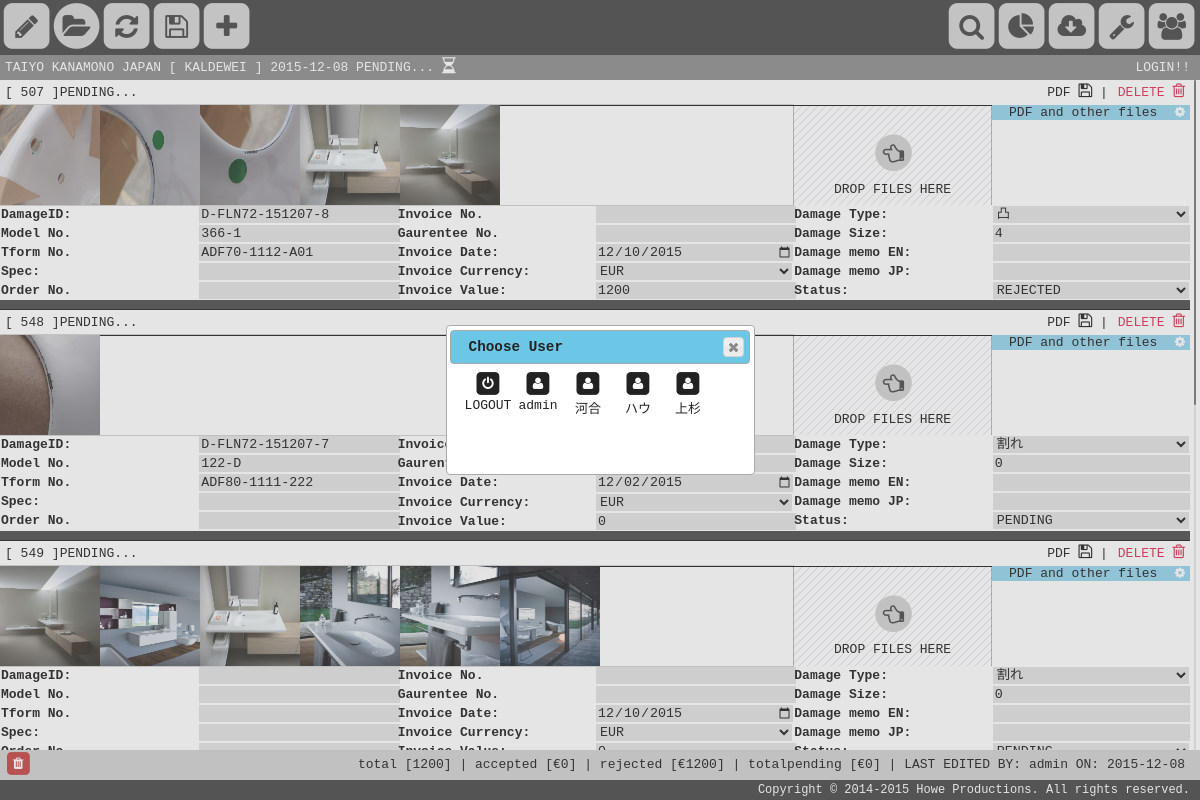
Page /index.php?cid=20 on the committed database.
### tables this page shows
CREATE TABLE IF NOT EXISTS `recordmaster` (
  `id` int(11) NOT NULL AUTO_INCREMENT,
  `makerName` varchar(50) NOT NULL,
  `date` date DEFAULT NULL,
  `status` int(11) NOT NULL,
  `editedBy` varchar(20) NOT NULL,
  `modified` date DEFAULT NULL,
  PRIMARY KEY (`id`)
);

CREATE TABLE IF NOT EXISTS `records` (
  `id` int(11) NOT NULL AUTO_INCREMENT,
  `id_recordMaster` int(11) NOT NULL,
  `id_dmg` varchar(50) NOT NULL,
  `modelNo` varchar(50) NOT NULL,
  `tformNo` varchar(30) NOT NULL,
  `orderNo` varchar(50) NOT NULL,
  `spec` varchar(100) NOT NULL,
  `invoiceNo` varchar(50) NOT NULL,
  `invoiceDate` date DEFAULT NULL,
  `invoiceGntNo` varchar(50) NOT NULL,
  `invoiceValue` double NOT NULL,
  `damageType` int(11) NOT NULL,
  `damageSize` double NOT NULL,
  `damageMemoEn` varchar(150) NOT NULL,
  `damageMemoJp` varchar(150) NOT NULL,
  `currency` varchar(20) NOT NULL,
  `flgPending` int(11) NOT NULL,
  PRIMARY KEY (`id`)
);

CREATE TABLE IF NOT EXISTS `users` (
  `id` int(11) NOT NULL AUTO_INCREMENT,
  `userName` varchar(20) NOT NULL,
  PRIMARY KEY (`id`)
);

### index.php (the view, shortened to what this page needs)
	<!DOCTYPE HTML>
	<html lang="jp">
	<head>
			<?php
include_once '/master/config.php'; ?>
	</head>
	<body>
		<div id='wrapper'>
				<div class='contents'>
					<?php
			if(isset($_GET['cid'])){
				$recMasterId = $_GET['cid'];
			} else {
				$recMasterId = "";
				echo "<input id='cidHidden' value=''>";
			}
			?>
						<div id='outterBox'>
							<div id='mainWindow'>
								<div id='mainWindowNavi'>
									<span style='display: block; float: left;'>
							<a href='#' id='addNewClaimBtn' class='btnLarge' style='float: left;' data-tooltip='Add New Claim'>
								<span class="btn fa-stack fa-lg" style=''>
									<i class="fa fa-square fa-stack-2x"></i>
									<i class="fa fa-pencil fa-stack-1x fa-inverse btnLargeText"></i>
								</span>
									</a>
									<a href='#' id='listRecordsBtn' class='btnLarge' style='float: left;' data-tooltip='Choose Record'>
										<span class="btn fa-stack fa-lg" style=''>
									<i class="fa fa-circle fa-stack-2x"></i>
									<i class="fa fa-folder-open fa-stack-1x fa-inverse btnLargeText"></i>
								</span>
									</a>
									</span>
									<?php
							if($recMasterId == ""){
							} else {
							echo "<span style='display: block; float: left;'>
								<a href='#' id='refreshBtn' class='refreshBtn btnLarge' style='float: left;' data-tooltip='Refresh'>
									<span class='btn fa-stack fa-lg' style=''>
										<i class='fa fa-square fa-stack-2x'></i>
										<i class='fa fa-refresh fa-stack-1x fa-inverse btnLargeText'></i>
									</span>
								</a>
								<a href='#' id='saveBtn' class='btnLarge' style='float: left;' data-tooltip='Save Record (ctrl+s)'>
									<span class='btn fa-stack fa-lg' style=''>
										<i class='fa fa-square fa-stack-2x'></i>
										<i class='fa fa-save fa-stack-1x fa-inverse btnLargeText' style=''></i>
									</span>
								</a>
								<a href='#' class='btnLarge addRecord' style='float: left;' data-tooltip='Add Item'>
									<span class='btn fa-stack fa-lg' style=''>
										<i class='fa fa-square fa-stack-2x'></i>
										<i class='fa fa-plus fa-stack-1x fa-inverse btnLargeText' style=''></i>
									</span>
								</a>
								";
						echo "</span>";
								}
						?>
										<span style='display: block; float: right; margin-right: 5px;'>
							<a href='#' class='btnLarge' style='float: left;' data-tooltip='Search'>
								<span class="btn fa-stack fa-lg" style=''>
									<i class="fa fa-square fa-stack-2x"></i>
									<i class="fa fa-search fa-stack-1x fa-inverse btnLargeText"></i>
								</span>
										</a>
										<a href='#' class='btnLarge' style='float: left;' data-tooltip='View Stats'>
											<span class="btn fa-stack fa-lg" style=''>
									<i class="fa fa-square fa-stack-2x"></i>
									<i class="fa fa-pie-chart fa-stack-1x fa-inverse btnLargeText"></i>
								</span>
										</a>
										<a href='#' id='downloadBtn' class='btnLarge' style='float: left;' data-tooltip='Download PDF, EXEL, PRINT'>
											<span class="btn fa-stack fa-lg" style=''>
									<i class="fa fa-square fa-stack-2x"></i>
									<i class="fa fa-cloud-download fa-stack-1x fa-inverse btnLargeText"></i>
								</span>
										</a>
										<a href='#' class='btnLarge' style='float: left;' data-tooltip='Settings'>
											<span class="btn fa-stack fa-lg" style=''>
									<i class="fa fa-square fa-stack-2x"></i>
									<i class="fa fa-wrench fa-stack-1x fa-inverse btnLargeText"></i>
								</span>
										</a>
										<a href='#' id='dialogUsersBtn' class='btnLarge' style='float: left;' data-tooltip='Select Users'>
											<span class="btn fa-stack fa-lg" style=''>
									<i class="fa fa-square fa-stack-2x"></i>
									<i class="fa fa-users fa-stack-1x fa-inverse btnLargeText"></i>
								</span>
										</a>
										</span>
								</div>
								<?php
						if($recMasterId == ""){
							echo "<div id='recordHeaderTop' style='text-align: center;'>CLICK ";
							echo "<i class='fa fa-folder-open' style='font-size: 16px; color: #292929; background-color: white; padding: 4px; border-radius: 18px;'></i>";
							echo " TO CHOOSE A RECORD<span id='userNameShow' style='float: right; margin-right: 10px;'></span>";
						} else {
							$resultMaster = mysql_query("SELECT * FROM `recordMaster` WHERE `id` = '$recMasterId'");
							while($rowMaster = mysql_fetch_assoc($resultMaster)){
								$recMasterMakerName = $rowMaster['makerName'];
								$recMasterDate = $rowMaster['date'];
								$recMasterEditedBy = $rowMaster['editedBy'];
								$modified = $rowMaster['date'];
							}
							echo "<div id='recordHeaderTop' style=''><span style='margin-left: 5px;'>TAIYO KANAMONO JAPAN [ $recMasterMakerName ] $recMasterDate PENDING... <i class='fa fa-hourglass-half' style=''></i></span><span id='userNameShow' style='float: right; margin-right: 10px;'></span></div>";
							echo "<div id='mainWindowBody' class='customScrollbar'>";
							$acceptedValue = 0;
							$rejectedValue = 0;
							$pendingValue = 0;
							$resultMain = mysql_query("SELECT * FROM `records` WHERE `id_recordMaster` = '$recMasterId'");
							while($rowMain = mysql_fetch_assoc($resultMain)){
								$records_id = $rowMain['id'];
								$records_id_dmg = $rowMain['id_dmg'];
								$records_modelNo = $rowMain['modelNo'];
								$records_tformNo = $rowMain['tformNo'];
								$records_orderNo = $rowMain['orderNo'];
								$records_spec = $rowMain['spec'];
								$records_invoiceNo = $rowMain['invoiceNo'];
								$records_invoiceDate = $rowMain['invoiceDate'];
								$records_invoiceGntNo = $rowMain['invoiceGntNo'];
								$records_invoiceCurrency = $rowMain['currency'];
								$records_invoiceValue = $rowMain['invoiceValue'];
								$records_damageType = $rowMain['damageType'];
								$records_damageSize = $rowMain['damageSize'];
								$records_damageMemo_EN = $rowMain['damageMemoEn'];
								$records_damageMemo_JP = $rowMain['damageMemoJp'];
								$records_flgPending = $rowMain['flgPending'];
								switch($records_flgPending){
									case 0:
										$pendingValue += $records_invoiceValue;
										break;
									case 2:
										$rejectedValue += $records_invoiceValue;
										break;
								}
									echo "
									<div class='recordWrapper' id='recId_".$records_id."'>
										<div class='recordHeader'><span style='margin-left: 5px;'>[ $records_id ]PENDING...</span>
											<span style='float: right; margin-right: 5px;'>
												<a href='#' class='removeRecord' id='$records_id'> DELETE <i class='fa fa-trash-o'></i></a>
											</span>
											<span style='float: right; margin-right: 10px;'>
												<a href='#' class='pdfDownload' id='downloadPdfBtn$records_id'>PDF <i class='fa fa-save'></i></a> |
											</span>
										</div>
										<div id='recordImages_".$records_id."' class='recordImages customScrollbar'>";
									$fileLoc = "recordFiles/".$recMasterId."/".$records_id."/";
									$filesImages = glob($fileLoc.'*.{JPG,jpg,jpeg,JPEG,png,gif}', GLOB_BRACE);
									foreach($filesImages as $file) {
									  echo "<a class='fancybox' rel='group_$records_id' href='$file' title='".substr($file, strrpos($file, '/') + 1)."'> <img src='$file' style='width: 100px; height: 100px; float: left;'></a>";
									}
								echo "</div>";
								echo "<div class='recordOtherFilesBox customScrollbar' style=''>";
								echo "<div style='width: 100%; height; 20px; background-color: skyblue;text-align: center; margin-bottom: 5px;'>PDF and other files
									<span class='editFileCog dialogEditFilesBtn' data-editFileId='$records_id' style=''>
										<i class='fa fa-cog'></i>
									</span>
								</div>";
								echo "</div>";
								echo "<div class='recordImagesUploadBox' style='width: 16.666665%; height: 100px; overflow: hidden; float: right; background: red;'>
										<form action='exe/processUploadFiles.php' class='dropzone' id='my-awesome-dropzone$records_id'>
											<input type='hidden' name='cid' value='$recMasterId'>
											<input type='hidden' name='rid' value='$records_id'>
										</form>
									</div>";
									echo "
										<div class='recordBody'>
											<div class='recordBodyBox'>
												<table>
													<tr>
														<th>DamageID:</th>
														<td><input type='text' id='damageId_$records_id' name='damageId_$records_id' value='$records_id_dmg'></td>
													</tr>
													<tr>
														<th>Model No.</th>
														<td><input type='text' id='modelNo_$records_id' name='modelNo_$records_id' value='$records_modelNo'></td>
													</tr>
													<tr>
														<th>Tform No.</th>
														<td><input type='text' id='tformNo_$records_id' value='$records_tformNo' name='tformNo_$records_id'></td>
													</tr>
													<tr>
														<th>Spec:</th>
														<td><input type='text' id='spec_$records_id' value='$records_spec' name='spec_$records_id'></td>
													</tr>
													<tr>
														<th>Order No.</th>
														<td><input type='text' id='orderNo_$records_id' value='$records_orderNo' name='orderNo_$records_id'></td>
													</tr>
												</table>
											</div>
											<div class='recordBodyBox'>
												<table>
													<tr>
														<th>Invoice No.</th>
														<td><input type='text' id='invoiceNo_$records_id'  value='$records_invoiceNo' name='invoiceNo_$records_id'></td>
													</tr>
													<tr>
														<th>Gaurentee No.</th>
														<td><input type='text' id='invoiceGntNo_$records_id' value='$records_invoiceGntNo' name='invoiceGntNo_$records_id'></td>
													</tr>
													<tr>
														<th>Invoice Date:</th>
														<td><input type='date' id='invoiceDate_$records_id' value='$records_invoiceDate' name='invoiceDate_$records_id'></td>
													</tr>
													<tr>
														<th>Invoice Currency:</th>
														<td>";
														echo "<select id='currency_$records_id' name='currency_$records_id'>";
														$currencyType = array('EUR','USD','YEN');
														foreach($currencyType as $key => $value){
															if($key == $records_invoiceCurrency){
																	echo "<option selected='selected' value='$key'>$value</option>";
																} else {
																	echo "<option value='$key'>$value</option>";
															}
														}
														echo "</select>";
														echo "</td>
													</tr>
													<tr>
														<th>Invoice Value:</th>
														<td><input type='text' id='invoiceValue_$records_id' class='price' value='$records_invoiceValue' name='invoiceValue_$records_id'></td>
													</tr>
												</table>
											</div>
											<div class='recordBodyBox'>
												<table>
													<tr>
														<th>Damage Type:</th>
														<td>";
														echo "<select id='damageType_$records_id' name='damageType_$records_id'>";
														$damageType = array('割れ','凸','凹み','仕上不良','違う所品','その他');
														foreach($damageType as $key => $value){
															if($key == $records_damageType){
																	echo "<option selected='selected' value='$key'>$value</option>";
																} else {
																	echo "<option value='$key'>$value</option>";
															}
														}
														echo "</select>";
																echo "
														</td>
													</tr>
													<tr>
														<th>Damage Size:</th>
														<td><input type='number' min='0' step='1' id='damageSize_$records_id' value='$records_damageSize' name='damageSize_$records_id'></td>
													</tr>
													<tr>
														<th>Damage memo EN:</th>
														<td><input type='text' id='damageMemoEn_$records_id' value='$records_damageMemo_EN' name='damageMemoEn_$records_id'></td>
													</tr>
													<tr>
														<th>Damage memo JP:</th>
														<td><input type='text' id='damageMemoJp_$records_id' value='$records_damageMemo_JP' name='damageMemoJp_$records_id'></td>
													</tr>
													<tr>
														<th>Status:</th>
														<td>";
														echo "<select id='flgPending_$records_id' name='flgPending_$records_id'>";
														$acceptedRejected = array('PENDING','ACCEPTED','REJECTED','IMAGE REQUESTED');
														foreach($acceptedRejected as $key => $value){
															if ($key == $records_flgPending){
																echo "<option selected='selected' value='$key'>$value</option>";
															} else {
																echo "<option value='$key'>$value</option>";
															}
														}
														echo "</select>
														</td>
													</tr>
												</table>
											</div>
											<div class='clear'></div>
										</div>
										<div class='recordSpacer'></div>
									</div>
									";
								?>
								<?php
							}
							}
							?>
							</div>
							<div id='bottomInfoBar'>
								<?php
						if($recMasterId == ""){
						} else {
							echo "<a href='#' id='removeCid' class='btnSmall' style='display: block; float: left;'>
									<span class='btn fa-stack fa-lg' style='color: #BF2C2C'>
										<i class='fa fa-square fa-stack-2x'></i>
										<i class='fa fa-trash fa-stack-1x fa-inverse btnSmallText'></i>
									</span>
								</a>
								total [<span id='totalPrice'></span>] | accepted [€$acceptedValue] | rejected [€$rejectedValue] | totalpending [€$pendingValue] | LAST EDITED BY: $recMasterEditedBy ON: $modified
							";
						}
						?>
							</div>
						</div>
				</div>
				<div id="dialogUsers" class='customScrollbar' title="Choose User" style='font-family: monospace; font-size: 13px;'>
					<?php
					echo "<div class='userBlock' style='overflow: hidden;'>";
					echo "
						<a href='#'>
							<div style='width: 50px; height: 50px; float: left; text-align: center;'>
							<a href='#' id='logout' class='btnSmall' data-tooltip='logout' >
								<span class='btn fa-stack fa-lg' >
									<i class='fa fa-square fa-stack-2x' ></i>
									<i class='fa fa-power-off fa-stack-1x fa-inverse btnSmallText' ></i>
								</span>
							</a>
							<br>
							LOGOUT
							</div>
						</a>
						";
					$result = mysql_query("SELECT * FROM `users`");
					while($row = mysql_fetch_assoc($result)){
						$userName = $row['userName'];
						echo "
						<a href='#'>
							<div style='width: 50px; height: 50px; float: left; text-align: center;'>
							<a href='#' id='' class='userNameChoice btnSmall' data-tooltip='$userName' >
								<span class='btn fa-stack fa-lg' >
									<i class='fa fa-square fa-stack-2x' ></i>
									<i class='fa fa-user fa-stack-1x fa-inverse btnSmallText' ></i>
								</span>
							</a>
							<br>
							$userName
							</div>
						</a>
						";
					}
					echo "</div>";
					?>
				</div>
		</div>
		<?php require_once '/master/footer.php';?>
	</body>
	</html>

### rows in the picture
recordmaster: makerName "KALDEWEI", date "2015-12-08", editedBy "admin"
records: id "507", id_dmg "D-FLN72-151207-8", modelNo "366-1", tformNo "ADF70-1112-A01", invoiceDate "12/10/2015", currency+id "EUR", invoiceValue "1200", damageType+id "凸", damageSize "4", flgPending+id "REJECTED"
records: id "548", shows a picture, id_dmg "D-FLN72-151207-7", modelNo "122-D", tformNo "ADF80-1111-222", invoiceDate "12/02/2015", currency+id "EUR", invoiceValue "0", damageType+id "割れ", damageSize "0", flgPending+id "PENDING"
records: id "549", invoiceDate "12/10/2015", currency+id "EUR", invoiceValue "0", damageType+id "割れ", damageSize "0", flgPending+id "PENDING"
users: userName "admin"
users: userName "河合"
users: userName "ハウ"
users: userName "上杉"

### other values in the picture
$acceptedValue "0"
$rejectedValue "1200"
$pendingValue "0"
